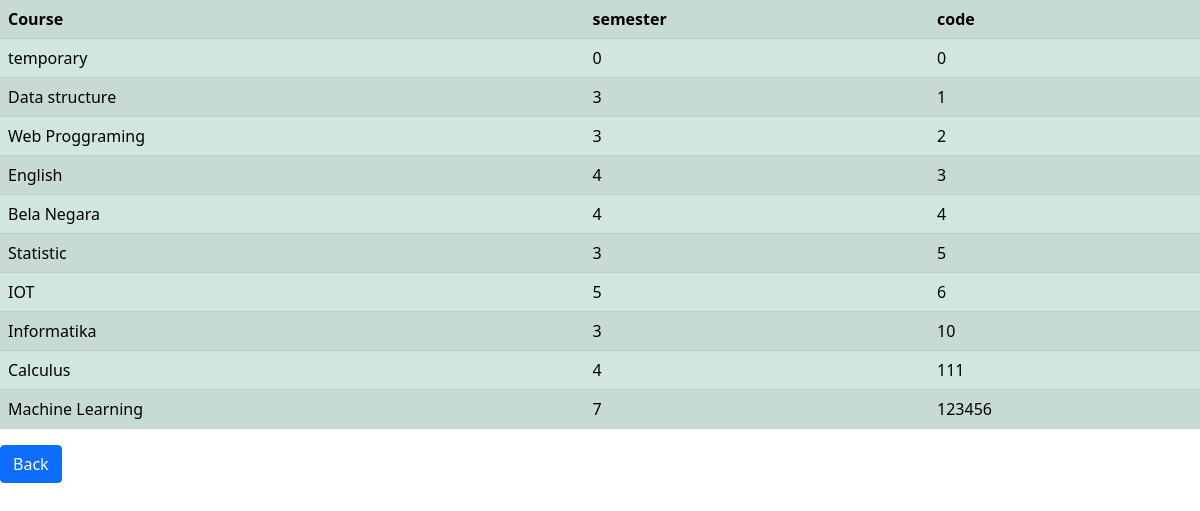
Page /FP_PPW/show.php on the committed database.
### tables this page shows
CREATE TABLE `mata_kuliah` (
  `courses` text NOT NULL,
  `semester` int(2) NOT NULL,
  `code` int(15) NOT NULL
);

### FP_PPW/show.php (the view, shortened to what this page needs)
<html>
<head>
    <link href="https://cdn.jsdelivr.net/npm/bootstrap@5.1.3/dist/css/bootstrap.min.css" rel="stylesheet"
>
</head>
<body>
    <table class="table table-success table-striped">
        <th>Course</th>
        <th>semester</th>
        <th>code</th>
        <?php
            include 'db.php';
            $syntax = $mydb->quertax = "select * from mata_kuliah";
            $list = $mydb->query($syntax);
            while($data = $list->fetch_object()) {
        ?>
        <tr>
            <td><?=$data->courses?></td>
            <td><?=$data->semester?></td>
            <td><?=$data->code?></td>
        </tr>
        <?php } ?>
    </table>
    <a class="btn btn-primary" href="user-layer1.php">Back</a>
</body>
</html>

### rows in the picture
mata_kuliah: courses "temporary", semester "0", code "0"
mata_kuliah: courses "Data structure", semester "3", code "1"
mata_kuliah: courses "Web Proggraming", semester "3", code "2"
mata_kuliah: courses "English", semester "4", code "3"
mata_kuliah: courses "Bela Negara", semester "4", code "4"
mata_kuliah: courses "Statistic", semester "3", code "5"
mata_kuliah: courses "IOT", semester "5", code "6"
mata_kuliah: courses "Informatika", semester "3", code "10"
mata_kuliah: courses "Calculus", semester "4", code "111"
mata_kuliah: courses "Machine Learning", semester "7", code "123456"
